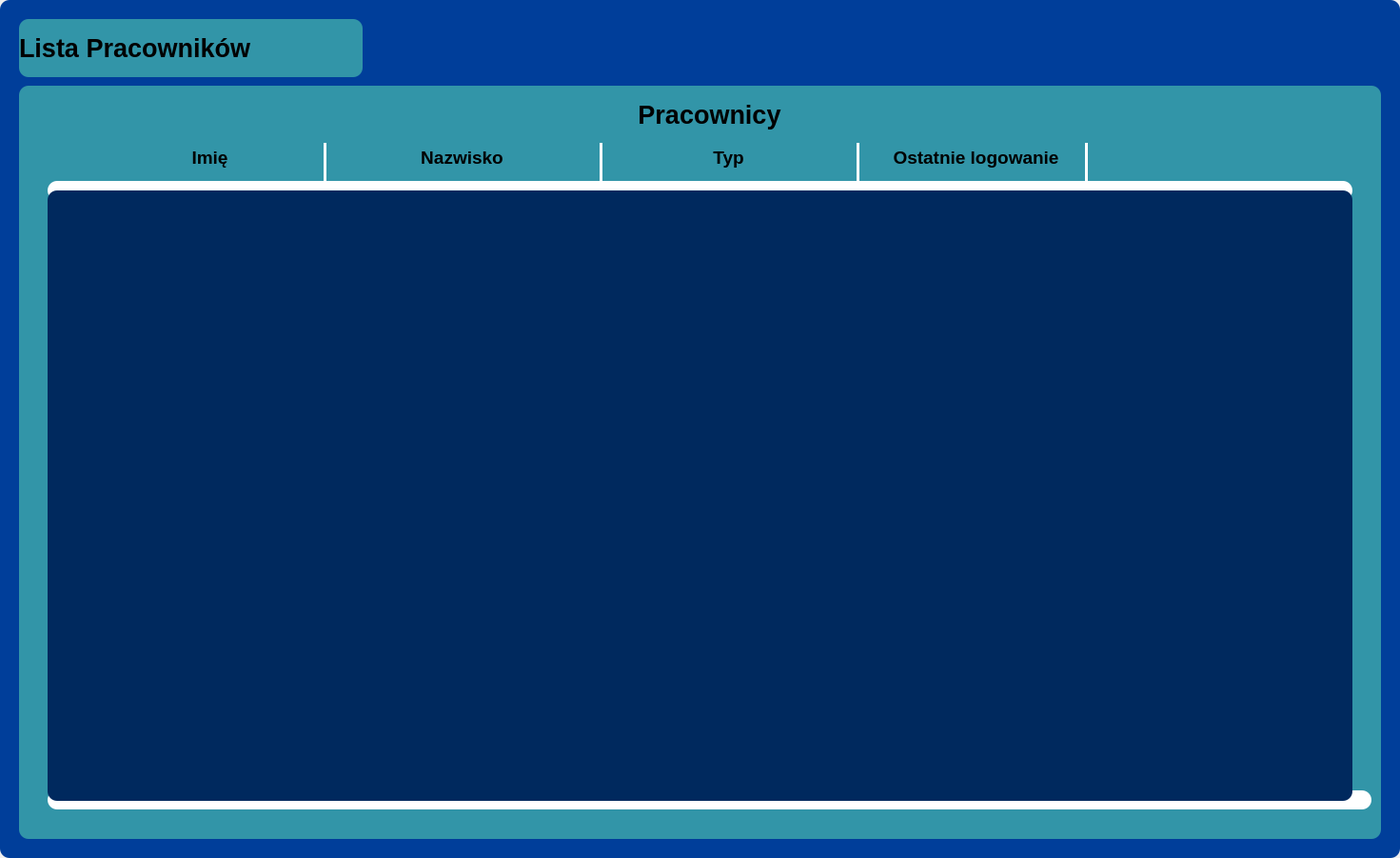
<?xml version="1.0" encoding="UTF-8"?>
<ui version="4.0">
 <class>AdminPanel</class>
 <widget class="QWidget" name="AdminPanel">
  <property name="geometry">
   <rect>
    <x>0</x>
    <y>0</y>
    <width>1471</width>
    <height>901</height>
   </rect>
  </property>
  <property name="minimumSize">
   <size>
    <width>1471</width>
    <height>901</height>
   </size>
  </property>
  <property name="windowTitle">
   <string>Form</string>
  </property>
  <widget class="QFrame" name="mainFrame">
   <property name="geometry">
    <rect>
     <x>0</x>
     <y>0</y>
     <width>1471</width>
     <height>901</height>
    </rect>
   </property>
   <property name="styleSheet">
    <string notr="true">background-color: rgb(0, 62, 154);
border-radius: 10px;</string>
   </property>
   <property name="frameShape">
    <enum>QFrame::Shape::StyledPanel</enum>
   </property>
   <property name="frameShadow">
    <enum>QFrame::Shadow::Raised</enum>
   </property>
   <widget class="QFrame" name="frame">
    <property name="geometry">
     <rect>
      <x>20</x>
      <y>90</y>
      <width>1431</width>
      <height>791</height>
     </rect>
    </property>
    <property name="styleSheet">
     <string notr="true">background-color: rgb(50, 149, 168);
border-radius: 10px;</string>
    </property>
    <property name="frameShape">
     <enum>QFrame::Shape::StyledPanel</enum>
    </property>
    <property name="frameShadow">
     <enum>QFrame::Shadow::Raised</enum>
    </property>
    <widget class="QFrame" name="frame_7">
     <property name="geometry">
      <rect>
       <x>30</x>
       <y>110</y>
       <width>1371</width>
       <height>641</height>
      </rect>
     </property>
     <property name="styleSheet">
      <string notr="true">background-color: rgb(0, 41, 94);</string>
     </property>
     <property name="frameShape">
      <enum>QFrame::Shape::StyledPanel</enum>
     </property>
     <property name="frameShadow">
      <enum>QFrame::Shadow::Raised</enum>
     </property>
     <widget class="QScrollArea" name="scrollArea">
      <property name="geometry">
       <rect>
        <x>40</x>
        <y>0</y>
        <width>1321</width>
        <height>651</height>
       </rect>
      </property>
      <property name="styleSheet">
       <string notr="true">QScrollArea QScrollBar:vertical {
    border: 3px solid white;
    border-radius: 8px;
    background: transparent;
    width: 20px;
    margin: 0px;
}

QScrollArea QScrollBar::handle:vertical {
    background: #0055cc;
    min-height: 20px;
    border-radius: 7px;
}

QScrollArea QScrollBar::add-line:vertical,
QScrollArea QScrollBar::sub-line:vertical {
    height: 0px;
}

QScrollArea QScrollBar::add-page:vertical, 
QScrollArea QScrollBar::sub-page:vertical {
    background: none;
}</string>
      </property>
      <property name="widgetResizable">
       <bool>true</bool>
      </property>
      <widget class="QWidget" name="List">
       <property name="geometry">
        <rect>
         <x>0</x>
         <y>0</y>
         <width>1321</width>
         <height>651</height>
        </rect>
       </property>
       <property name="layoutDirection">
        <enum>Qt::LayoutDirection::LeftToRight</enum>
       </property>
      </widget>
     </widget>
    </widget>
    <widget class="Line" name="line_7">
     <property name="geometry">
      <rect>
       <x>30</x>
       <y>740</y>
       <width>1391</width>
       <height>20</height>
      </rect>
     </property>
     <property name="styleSheet">
      <string notr="true">background-color: white;</string>
     </property>
     <property name="orientation">
      <enum>Qt::Orientation::Horizontal</enum>
     </property>
    </widget>
    <widget class="Line" name="line_6">
     <property name="geometry">
      <rect>
       <x>1120</x>
       <y>60</y>
       <width>3</width>
       <height>41</height>
      </rect>
     </property>
     <property name="styleSheet">
      <string notr="true">background-color: white;</string>
     </property>
     <property name="orientation">
      <enum>Qt::Orientation::Vertical</enum>
     </property>
    </widget>
    <widget class="Line" name="line_3">
     <property name="geometry">
      <rect>
       <x>30</x>
       <y>100</y>
       <width>1371</width>
       <height>20</height>
      </rect>
     </property>
     <property name="styleSheet">
      <string notr="true">background-color: white;</string>
     </property>
     <property name="orientation">
      <enum>Qt::Orientation::Horizontal</enum>
     </property>
    </widget>
    <widget class="Line" name="line_13">
     <property name="geometry">
      <rect>
       <x>320</x>
       <y>60</y>
       <width>3</width>
       <height>41</height>
      </rect>
     </property>
     <property name="styleSheet">
      <string notr="true">background-color: white;</string>
     </property>
     <property name="orientation">
      <enum>Qt::Orientation::Vertical</enum>
     </property>
    </widget>
    <widget class="Line" name="line_11">
     <property name="geometry">
      <rect>
       <x>880</x>
       <y>60</y>
       <width>3</width>
       <height>41</height>
      </rect>
     </property>
     <property name="styleSheet">
      <string notr="true">background-color: white;</string>
     </property>
     <property name="orientation">
      <enum>Qt::Orientation::Vertical</enum>
     </property>
    </widget>
    <widget class="QLabel" name="label4">
     <property name="geometry">
      <rect>
       <x>900</x>
       <y>60</y>
       <width>211</width>
       <height>31</height>
      </rect>
     </property>
     <property name="font">
      <font>
       <pointsize>14</pointsize>
       <bold>true</bold>
      </font>
     </property>
     <property name="layoutDirection">
      <enum>Qt::LayoutDirection::LeftToRight</enum>
     </property>
     <property name="styleSheet">
      <string notr="true"/>
     </property>
     <property name="text">
      <string>Ostatnie logowanie</string>
     </property>
     <property name="textFormat">
      <enum>Qt::TextFormat::RichText</enum>
     </property>
     <property name="alignment">
      <set>Qt::AlignmentFlag::AlignCenter</set>
     </property>
    </widget>
    <widget class="Line" name="line_10">
     <property name="geometry">
      <rect>
       <x>610</x>
       <y>60</y>
       <width>3</width>
       <height>41</height>
      </rect>
     </property>
     <property name="styleSheet">
      <string notr="true">background-color: white;</string>
     </property>
     <property name="orientation">
      <enum>Qt::Orientation::Vertical</enum>
     </property>
    </widget>
    <widget class="QLabel" name="label3">
     <property name="geometry">
      <rect>
       <x>620</x>
       <y>60</y>
       <width>251</width>
       <height>31</height>
      </rect>
     </property>
     <property name="font">
      <font>
       <pointsize>14</pointsize>
       <bold>true</bold>
      </font>
     </property>
     <property name="layoutDirection">
      <enum>Qt::LayoutDirection::LeftToRight</enum>
     </property>
     <property name="styleSheet">
      <string notr="true"/>
     </property>
     <property name="text">
      <string>Typ</string>
     </property>
     <property name="textFormat">
      <enum>Qt::TextFormat::RichText</enum>
     </property>
     <property name="alignment">
      <set>Qt::AlignmentFlag::AlignCenter</set>
     </property>
    </widget>
    <widget class="QLabel" name="label1">
     <property name="geometry">
      <rect>
       <x>90</x>
       <y>60</y>
       <width>221</width>
       <height>31</height>
      </rect>
     </property>
     <property name="font">
      <font>
       <pointsize>14</pointsize>
       <bold>true</bold>
      </font>
     </property>
     <property name="layoutDirection">
      <enum>Qt::LayoutDirection::LeftToRight</enum>
     </property>
     <property name="styleSheet">
      <string notr="true"/>
     </property>
     <property name="text">
      <string>Imię</string>
     </property>
     <property name="textFormat">
      <enum>Qt::TextFormat::RichText</enum>
     </property>
     <property name="alignment">
      <set>Qt::AlignmentFlag::AlignCenter</set>
     </property>
    </widget>
    <widget class="QLabel" name="label2">
     <property name="geometry">
      <rect>
       <x>330</x>
       <y>60</y>
       <width>271</width>
       <height>31</height>
      </rect>
     </property>
     <property name="font">
      <font>
       <pointsize>14</pointsize>
       <bold>true</bold>
      </font>
     </property>
     <property name="layoutDirection">
      <enum>Qt::LayoutDirection::LeftToRight</enum>
     </property>
     <property name="styleSheet">
      <string notr="true"/>
     </property>
     <property name="text">
      <string>Nazwisko</string>
     </property>
     <property name="textFormat">
      <enum>Qt::TextFormat::RichText</enum>
     </property>
     <property name="alignment">
      <set>Qt::AlignmentFlag::AlignCenter</set>
     </property>
    </widget>
    <widget class="QLabel" name="whatListLabel">
     <property name="geometry">
      <rect>
       <x>30</x>
       <y>10</y>
       <width>1391</width>
       <height>41</height>
      </rect>
     </property>
     <property name="font">
      <font>
       <pointsize>20</pointsize>
       <bold>true</bold>
      </font>
     </property>
     <property name="layoutDirection">
      <enum>Qt::LayoutDirection::LeftToRight</enum>
     </property>
     <property name="styleSheet">
      <string notr="true"/>
     </property>
     <property name="text">
      <string>Pracownicy</string>
     </property>
     <property name="textFormat">
      <enum>Qt::TextFormat::RichText</enum>
     </property>
     <property name="alignment">
      <set>Qt::AlignmentFlag::AlignCenter</set>
     </property>
    </widget>
    <zorder>line_7</zorder>
    <zorder>line_6</zorder>
    <zorder>line_3</zorder>
    <zorder>frame_7</zorder>
    <zorder>line_13</zorder>
    <zorder>line_11</zorder>
    <zorder>label4</zorder>
    <zorder>line_10</zorder>
    <zorder>label3</zorder>
    <zorder>label1</zorder>
    <zorder>label2</zorder>
    <zorder>whatListLabel</zorder>
   </widget>
   <widget class="QLabel" name="title">
    <property name="geometry">
     <rect>
      <x>20</x>
      <y>20</y>
      <width>361</width>
      <height>61</height>
     </rect>
    </property>
    <property name="font">
     <font>
      <pointsize>20</pointsize>
      <bold>true</bold>
     </font>
    </property>
    <property name="layoutDirection">
     <enum>Qt::LayoutDirection::LeftToRight</enum>
    </property>
    <property name="styleSheet">
     <string notr="true">background-color: rgb(50, 149, 168);
border-radius: 10px;</string>
    </property>
    <property name="text">
     <string>Lista Pracowników</string>
    </property>
    <property name="textFormat">
     <enum>Qt::TextFormat::RichText</enum>
    </property>
    <property name="alignment">
     <set>Qt::AlignmentFlag::AlignLeading|Qt::AlignmentFlag::AlignLeft|Qt::AlignmentFlag::AlignVCenter</set>
    </property>
   </widget>
  </widget>
 </widget>
 <resources/>
 <connections/>
</ui>
